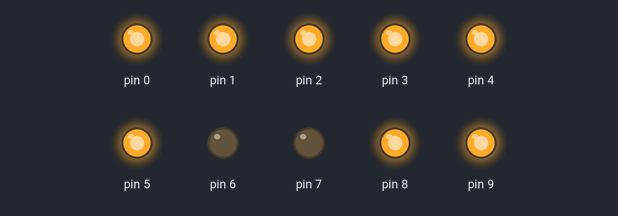
This sketch was run on a simulated Arduino Uno, built with avr-gcc and run on an emulated ATmega328P. On the bench: output pins drawn as LEDs (lit = HIGH).

Above: at 0.5 s.
At 1.5 s:
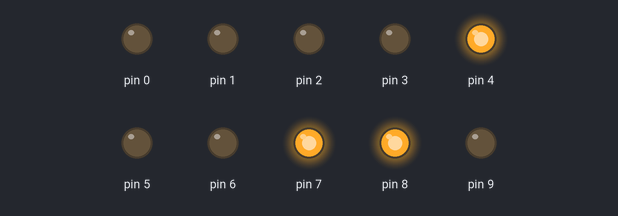
At 3.5 s:
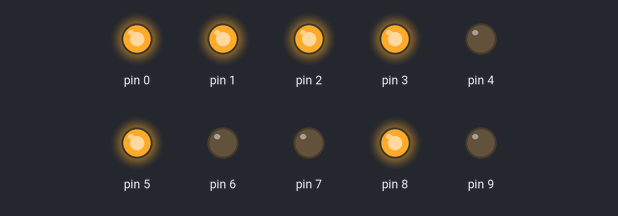
At 6.5 s:
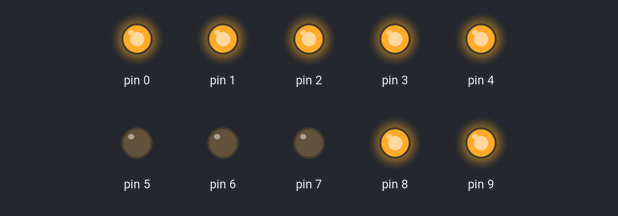
At 9.5 s:
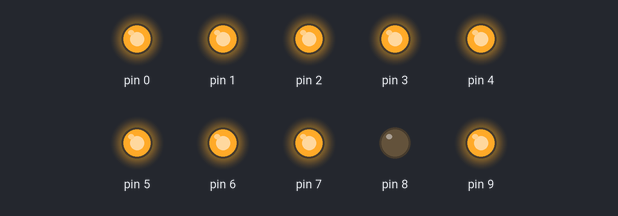
At 13.5 s:
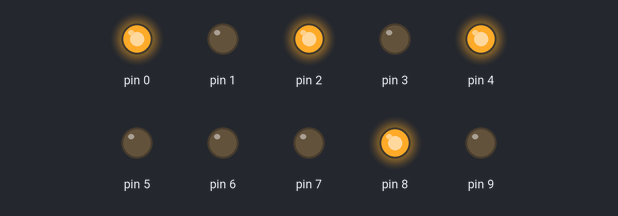
Timing chart, 0 to 14.3 s (numbered marks = the images above):
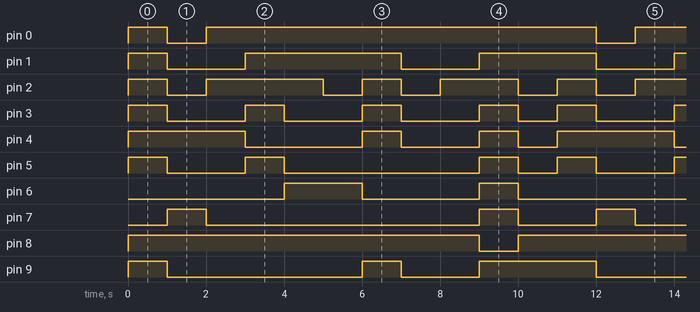

The sketch:

7segments_micro.ino
```cpp
/*
correspondance pour le cablâge :
A = pin 5;
B = pin 6;
C = pin 7;
D = pin 3;
E = pin 2;
F = pin 4;
G = pin 9;
DP = pin 8;
*/
void setup()
{
  DDRD = 0xff;
  DDRB |= B00000011;
  PORTD |= B11111111;
  PORTB |= B11111111;
}

int i = 0;
void loop()
{
    i>9 ? i = 0 :  i++, afficher(i), delay(1000);
}
void eteindre() {
  PORTD |= B11111111;
  PORTB |= B11111111;
}
void afficher(int c) {
  eteindre();
  c == 0 ? PORTD &= B00000011 : false;
  c == 1 ? PORTD &= B00111111 : false;
  c == 2 ? PORTD &= B10010000, PORTB &= B11111101 : false;
  c == 3 ? PORTD &= B00010101, PORTB &= B11111101 : false;
  c == 4 ? PORTD &= B00101111, PORTB &= B11111101 : false;
  c == 5 ? PORTD &= B01000111, PORTB &= B11111101 : false;
  c == 6 ? PORTD &= B01000011, PORTB &= B11111101 : false;
  c == 7 ? PORTD &= B00011111 : false;
  c == 8 ? PORTD &= B00000001, PORTB &= B11111101 : false;
  c == 9 ? PORTD &= B00000101, PORTB &= B11111101 : false;
  c == 10 ? PORTB &= B00000010 : false;
}
```

Measured:
- by itself, pin 0, pin 8: alternates HIGH for 10.0 s and LOW for 1.0 s
- by itself, pin 1: repeats every 11.0 s: HIGH 4.0 s, LOW 2.0 s, HIGH 3.0 s, LOW 2.0 s
- by itself, pin 2: repeats every 11.0 s: HIGH 3.0 s, LOW 1.0 s, HIGH 1.0 s, LOW 1.0 s, HIGH 2.0 s, LOW 1.0 s, HIGH 1.0 s, LOW 1.0 s
- by itself, pin 3: repeats every 11.0 s: 2 × (HIGH 1.0 s, LOW 2.0 s), HIGH 1.0 s, LOW 1.0 s, HIGH 1.0 s, LOW 2.0 s
- by itself, pin 4: repeats every 11.0 s: HIGH 1.0 s, LOW 2.0 s, HIGH 1.0 s, LOW 1.0 s, HIGH 3.0 s, LOW 3.0 s
- by itself, pin 5: repeats every 11.0 s: HIGH 1.0 s, LOW 5.0 s, HIGH 1.0 s, LOW 1.0 s, HIGH 1.0 s, LOW 2.0 s
- by itself, pin 6: repeats every 11.0 s: LOW 3.0 s, HIGH 1.0 s, LOW 5.0 s, HIGH 2.0 s
- by itself, pin 7: repeats every 11.0 s: LOW 7.0 s, HIGH 1.0 s, LOW 2.0 s, HIGH 1.0 s
